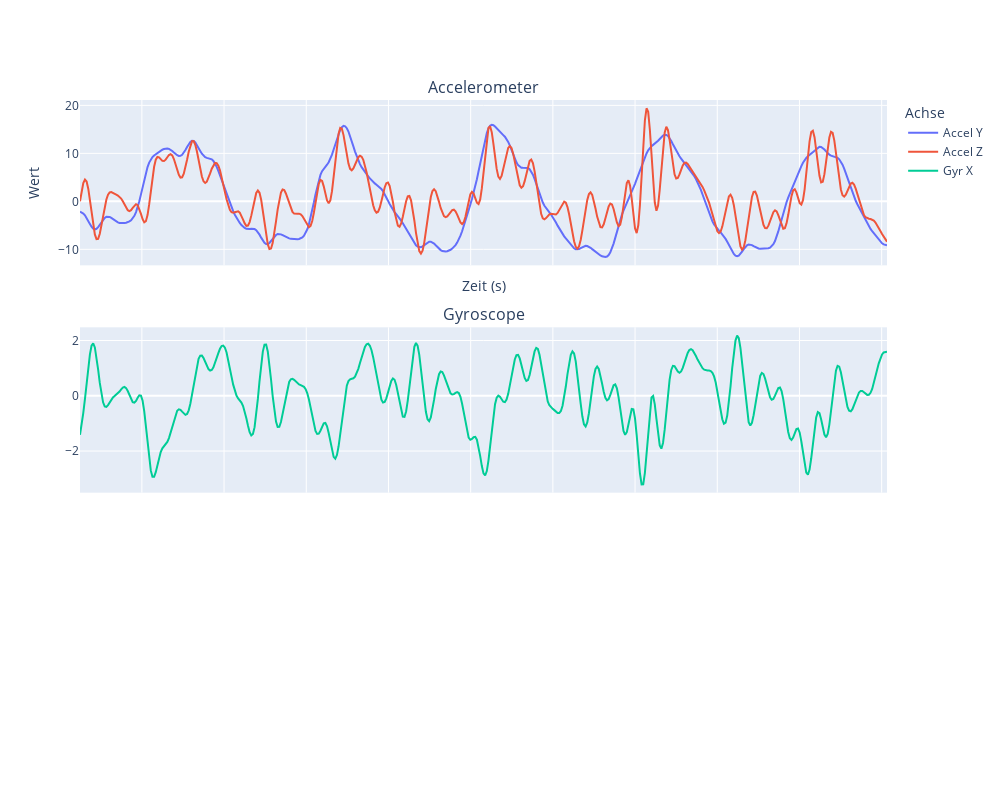

Notebook code for this chart:
### Markdown cell above
**Frequenz gefiltert**<br>
Beobachtungen für Springen sowie Kniebeugen Plots:<br>
Die Plots der beiden Beschleunigungen auf der y sowie z -Achse sind sich extrem ähnlich.<br>
Die Ausschläge des Gyroscopes passen zu den Ausschlägen der Beschleunigung.

### Code cell
plot_df(filtered_df_j)

### Figure 1 — Plotly figure (JSON) as saved in the notebook; plotly's stock layout.template omitted (floating-point values rounded to 4 significant figures; data arrays with more than 128 entries replaced by an {"elided": "..."} marker saying what was removed)
{"data": [{"name": "Accel Y", "type": "scatter", "x": {"elided": "491 float values"}, "y": {"elided": "491 float values"}}, {"name": "Accel Z", "type": "scatter", "x": {"elided": "491 float values"}, "y": {"elided": "491 float values"}}, {"marker": {"size": 4}, "name": "Gyr X", "type": "scatter", "x": {"elided": "491 float values"}, "xaxis": "x2", "y": {"elided": "491 float values"}, "yaxis": "y2"}], "layout": {"annotations": [{"font": {"size": 16}, "showarrow": false, "text": "Accelerometer", "x": 0.5, "xanchor": "center", "xref": "paper", "y": 1, "yanchor": "bottom", "yref": "paper"}, {"font": {"size": 16}, "showarrow": false, "text": "Gyroscope", "x": 0.5, "xanchor": "center", "xref": "paper", "y": 0.6333, "yanchor": "bottom", "yref": "paper"}], "height": 800, "legend": {"title": {"text": "Achse"}}, "width": 1000, "xaxis": {"anchor": "y", "domain": [0, 1], "matches": "x3", "showticklabels": false, "title": {"text": "Zeit (s)"}}, "xaxis2": {"anchor": "y2", "domain": [0, 1], "matches": "x3", "showticklabels": false}, "xaxis3": {"anchor": "y3", "domain": [0, 1]}, "yaxis": {"anchor": "x", "domain": [0.7333, 1], "title": {"text": "Wert"}}, "yaxis2": {"anchor": "x2", "domain": [0.3667, 0.6333]}, "yaxis3": {"anchor": "x3", "domain": [0, 0.2667]}}}
